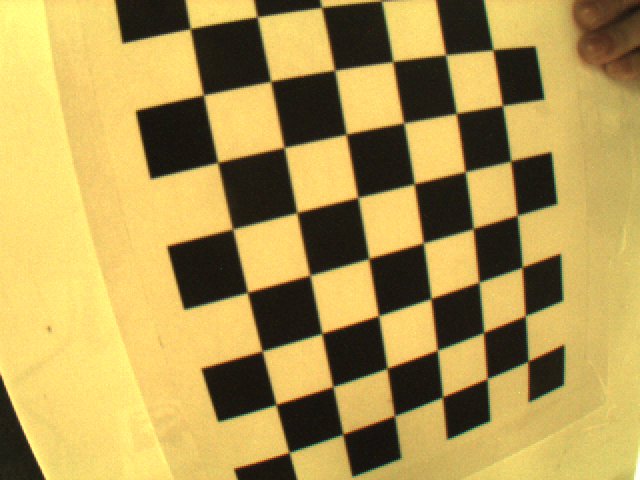
#> input picture testCalibration/calibration_images_flycap/t1.png, 640 x 480 px; its folder holds only this picture in this run
$ python calibrateCamera.py
#> lines starting #> are read from the running program, lines starting #| are printed output that depends on the picture; after the words box and inside, x2 and y2 are one past the last pixel; in counts of white or black regions, pixels touching at a corner belong together
import cv2
#import cv2.aruco as aruco
import glob
import pickle
import numpy as np
import os
# termination criteria
criteria = (cv2.TERM_CRITERIA_EPS + cv2.TERM_CRITERIA_MAX_ITER, 30, 0.001)
# prepare object points, like (0,0,0), (1,0,0), (2,0,0) ....,(6,5,0)
objp = np.zeros((6*7,3), np.float32)
objp[:,:2] = np.mgrid[0:7,0:6].T.reshape(-1,2)
# Arrays to store object points and image points from all the images.
objpoints = [] # 3d point in real world space
imgpoints = [] # 2d points in image plane.
images = glob.glob('./calibration_images_flycap/t*.png')
print(images)
for fname in images:
    img = cv2.imread(fname)
#> img is the input picture: shape (480, 640, 3); mean B, G, R 82.6, 152.1, 176.7
    gray = cv2.cvtColor(img, cv2.COLOR_BGR2GRAY)
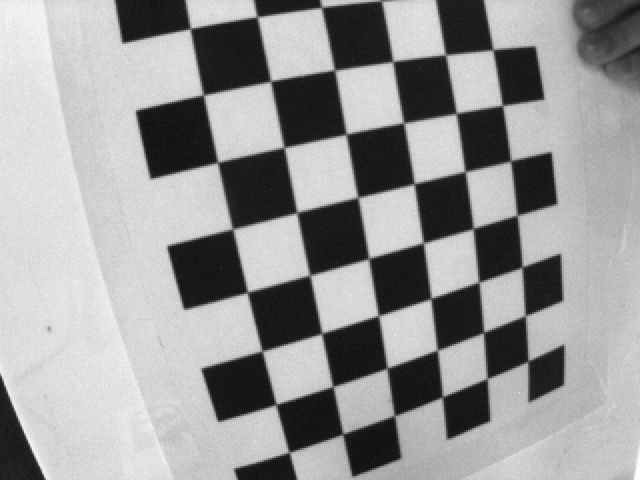
#> gray: shape (480, 640); min 15, max 255, mean 151.6
    # Find the chess board corners
    ret, corners = cv2.findChessboardCorners(gray, (7,6), None)
#> ret = True; corners = 42 rows, first 8: [289.3, 451.8], [275.8, 404.4], [262.1, 350.9], [247.3, 292.3], [232.5, 228.9], [217.5, 162.5], [203.4, 94.66], [342.9, 433.8]
    # If found, add object points, image points (after refining them)
    if ret == True:
        objpoints.append(objp)
        corners2 = cv2.cornerSubPix(gray,corners, (11,11), (-1,-1), criteria)
#> corners2 = 42 rows, first 8: [289.1, 452.4], [276, 404.5], [262.1, 351], [247.4, 292.3], [232.6, 229], [217.7, 162.4], [203.3, 94.94], [342.8, 434.2]
        imgpoints.append(corners)
        # Draw and display the corners
        cv2.drawChessboardCorners(img, (7,6), corners2, ret)
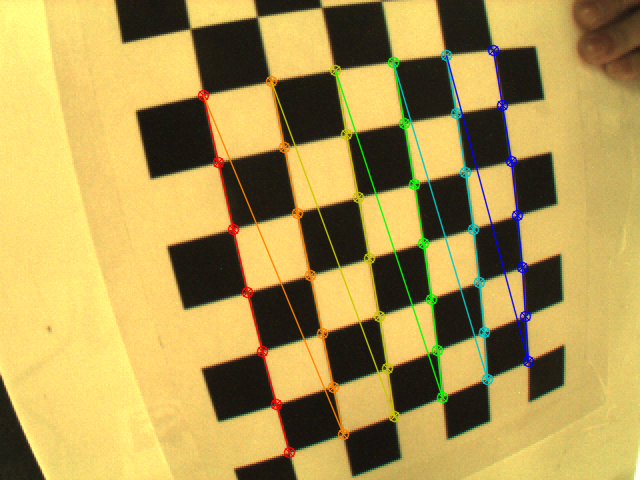
#> img: shape (480, 640, 3); 4.68% of pixels changed, all inside (x1, y1, x2, y2) = (197, 44, 535, 459)
        cv2.imshow('img', img)
        cv2.waitKey(0)
    else:
        print("no chessboard found for {}".format(fname))

ret, cameraMatrix, distCoeffs, rvecs, tvecs = cv2.calibrateCamera(objpoints, imgpoints, gray.shape[::-1], None, None)
#> ret = 0.201; cameraMatrix = [[448.6, 0, 300], [0, 452.6, 212], [0, 0, 1]]; distCoeffs = [[-0.209, -0.109, 0.0123, 0.00707, 0.287]]; rvecs = ([0.322, -0.0469, -1.78],); tvecs = ([-0.209, 4.09, 7.35],)
cv2.destroyAllWindows()
f = open('calibration.pckl', 'wb')
pickle.dump((cameraMatrix, distCoeffs), f)
f.close()

# Print to console our success
print('Calibration successful. Calibration file used: {}'.format('calibration.pckl'))

$ run again, on testCalibration/calibration_images_flycap/t5.png
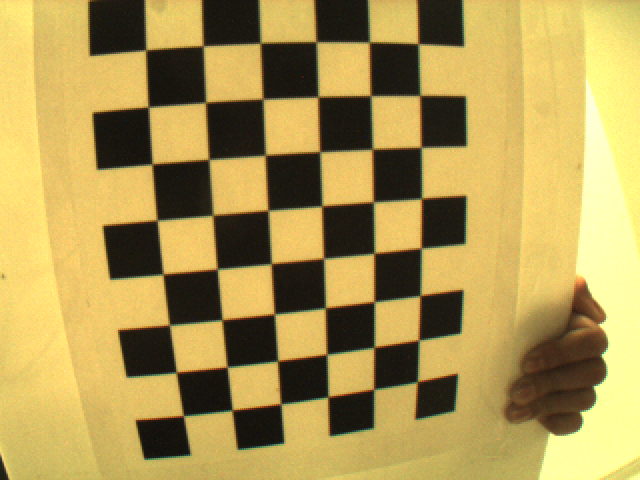
#> input picture testCalibration/calibration_images_flycap/t5.png, 640 x 480 px
#> img is the input picture: shape (480, 640, 3); mean B, G, R 83.7, 151.2, 174
#> `gray = cv2.cvtColor(img, cv2.COLOR_BGR2GRAY)`:
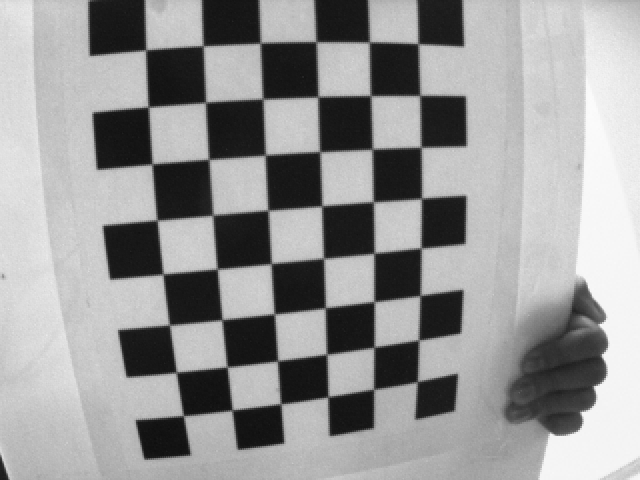
#> gray: shape (480, 640); min 14, max 251, mean 150.4
#> `ret, corners = cv2.findChessboardCorners(gray, (7,6), None)`: ret = True; corners = 42 rows, first 8: [183.5, 415.5], [177.8, 371], [167.6, 323.6], [163, 273.5], [157.5, 219.5], [152.4, 164], [147.7, 105.4], [232.5, 410]
#> corners2 = 42 rows, first 8: [183.3, 415.7], [176.3, 372.3], [169.4, 324.9], [162.9, 274.1], [157, 220.2], [152.1, 164.1], [148.3, 106.9], [232.2, 410.1]
#> `cv2.drawChessboardCorners(img, (7,6), corners2, ret)`:
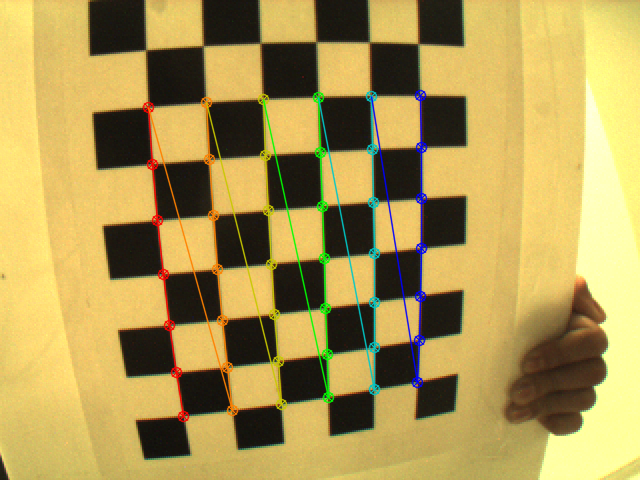
#> img: shape (480, 640, 3); 4.33% of pixels changed, all inside (x1, y1, x2, y2) = (142, 89, 428, 423)
#> `ret, cameraMatrix, distCoeffs, rvecs, tvecs = cv2.calibrateCamera(objp..`: ret = 0.114; cameraMatrix = [[390.9, 0, 266.1], [0, 389.3, 208.4], [0, 0, 1]]; distCoeffs = [[-0.137, -0.229, 0.0139, 0.0191, 0.449]]; rvecs = ([0.262, 0.0077, -1.63],); tvecs = ([-1.71, 4.13, 7.43],)
